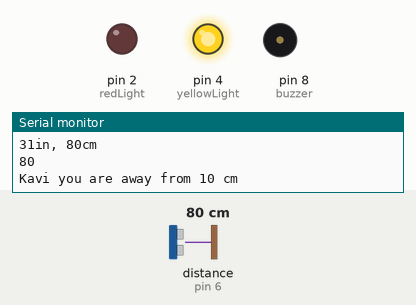
A sketch run on a simulated Arduino Uno, built with avr-gcc and run on an emulated ATmega328P. On the bench: output pins drawn as LEDs (lit = HIGH), buzzer (waves = sounding), the last lines printed to the serial monitor. Wiring (inferred from the names in the program): ultrasonic range finder: trigger pin 7; echo pin 6. The inputs (shaded band) are chosen by the test bench; at power-on: distance to the obstacle (sensor on pin 6) 80 cm. The echo pulse lasts 58.3 µs per cm; pins used as bus, display or sensor lines are not drawn.

Above: at 1.9 s.
2.0 s: distance to the obstacle (sensor on pin 6) set to 22 cm
3.5 s: distance to the obstacle (sensor on pin 6) set to 19 cm
At 5.6 s:
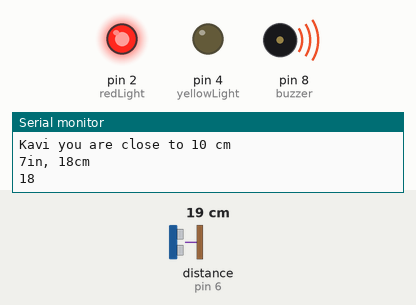
5.9 s: distance to the obstacle (sensor on pin 6) set to 35 cm
At 7.6 s:
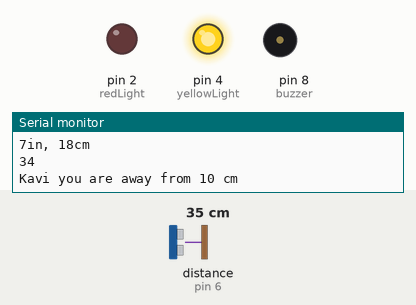
8.1 s: distance to the obstacle (sensor on pin 6) set to 2 cm
At 9.4 s:
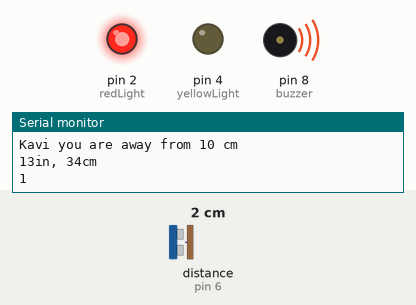
Timing chart, 0 to 11.1 s (numbered marks = the images above; inputs shaded):
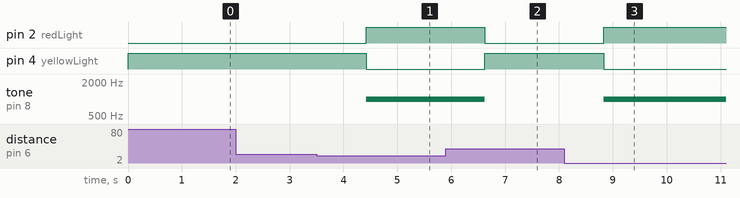

The sketch:

POC_UltraSonic.ino
```cpp
const int pingPin = 7; // Trigger Pin of Ultrasonic Sensor
const int echoPin = 6; // Echo Pin of Ultrasonic Sensor
const int redLight = 2;
const int yellowLight = 4;
const int buzzer = 8;

void setup() {
   Serial.begin(9600); // Starting Serial Terminal
   pinMode(redLight, OUTPUT);
   pinMode(yellowLight, OUTPUT);
   pinMode(buzzer, OUTPUT);
}

void loop() {
   long duration, inches, cm;
   pinMode(pingPin, OUTPUT);
   digitalWrite(pingPin, LOW);
   delayMicroseconds(2);
   digitalWrite(pingPin, HIGH);
   delayMicroseconds(10);
   digitalWrite(pingPin, LOW);
   pinMode(echoPin, INPUT);

   duration = pulseIn(echoPin, HIGH);
   inches = microsecondsToInches(duration);
   cm = microsecondsToCentimeters(duration);
   Serial.println(cm);
   if (cm < 20) {
    digitalWrite(yellowLight, LOW);
    digitalWrite(redLight, HIGH);
    tone(buzzer, 1000);
    delay(1000);        // ...for 1 sec
          Serial.println("Kavi you are close to 10 cm");

   } else {
    noTone(buzzer);     // Stop sound...
    digitalWrite(redLight, LOW);
    digitalWrite(yellowLight, HIGH);
         Serial.println("Kavi you are away from 10 cm");
         delay(1000);

   }
   Serial.print(inches);
   Serial.print("in, ");
   Serial.print(cm);
   Serial.print("cm");
   Serial.println();
   delay(100);
}

long microsecondsToInches(long microseconds) {
   return microseconds / 74 / 2;
}

long microsecondsToCentimeters(long microseconds) {
   return microseconds / 29 / 2;
}
```

Measured:
- the behaviour switches between 21 and 20 cm on distance to the obstacle (sensor on pin 6) (found by bisection; images 0 and 1)
- after the input at 3.5 s, pin 2 (redLight): LOW → HIGH after 0.92 s; pin 4 (yellowLight): HIGH → LOW after 0.92 s; tone on pin 8 (buzzer): silent → 1000 Hz after 0.92 s
- after the input at 5.9 s, pin 2 (redLight): HIGH → LOW after 0.72 s; pin 4 (yellowLight): LOW → HIGH after 0.72 s; tone on pin 8 (buzzer): 1000 Hz → silent after 0.72 s
- after the input at 8.1 s, pin 2 (redLight): LOW → HIGH after 0.73 s; pin 4 (yellowLight): HIGH → LOW after 0.73 s; tone on pin 8 (buzzer): silent → 1000 Hz after 0.73 s
